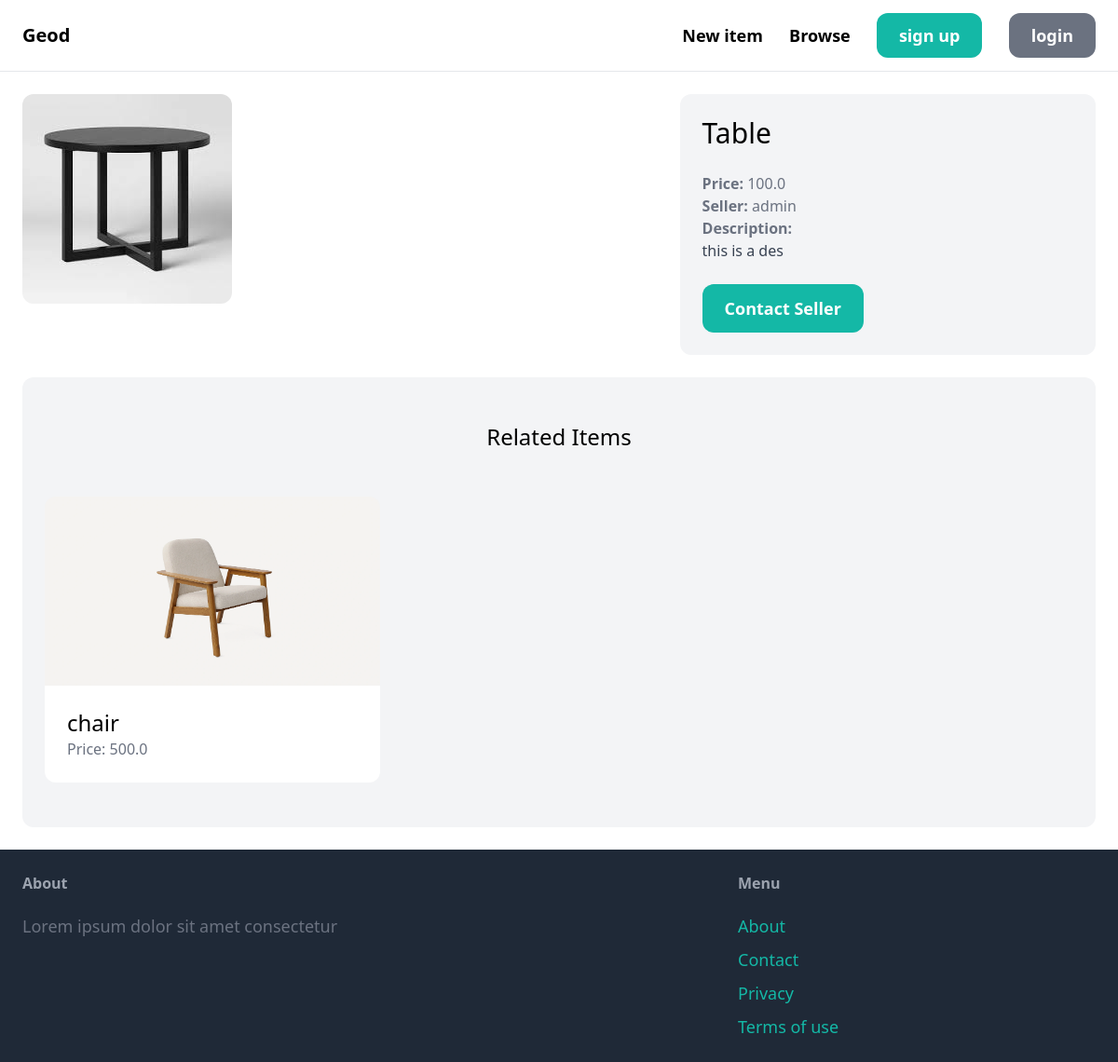
Before: /items/4/ with the older database file.
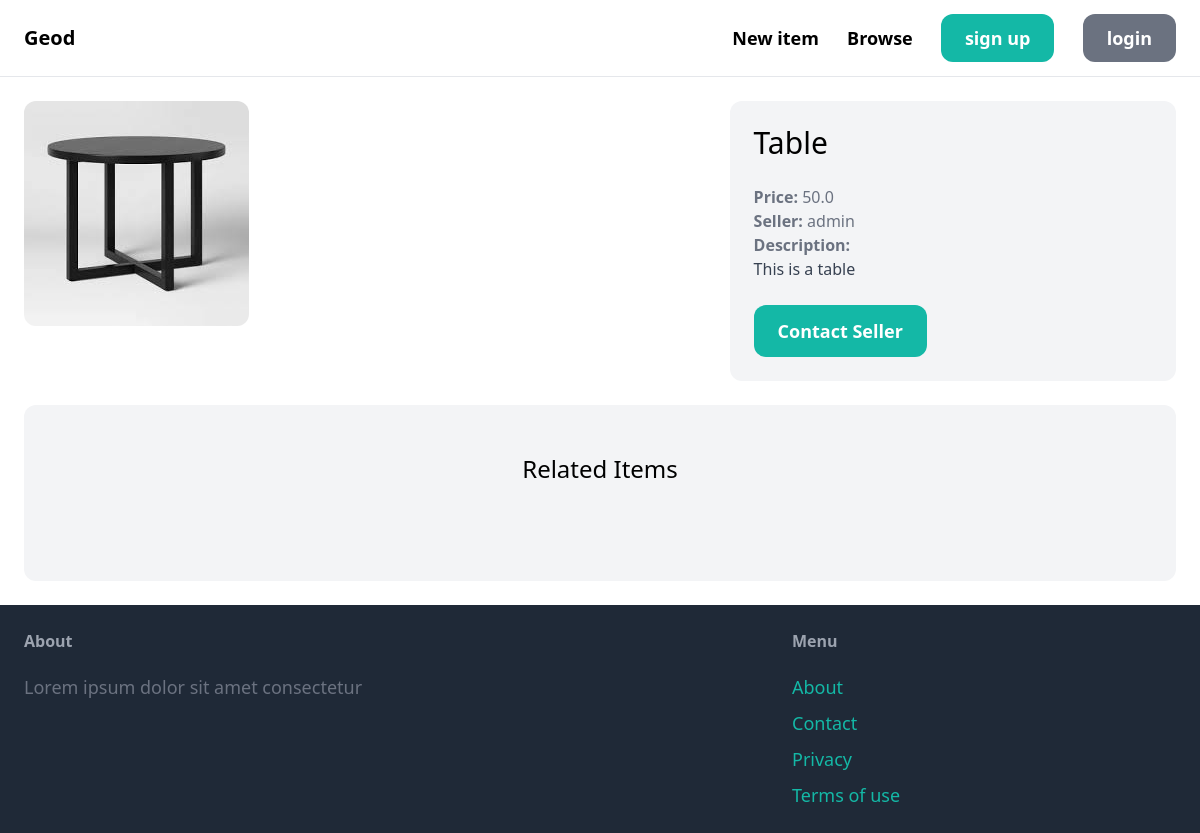
After: the same page with the newer database file.
### item/models.py (models this page shows, shortened)
class Item(models.Model):
    category = models.ForeignKey(
        Category, related_name='items', on_delete=models.CASCADE)
    name = models.CharField(max_length=255)
    description = models.TextField(blank=True, null=True)
    price = models.FloatField()
    image = models.ImageField(upload_to="item_images", blank=True, null=True)
    is_sold = models.BooleanField(default=False)
    created_at = models.DateTimeField(auto_now_add=True)
    created_by = models.ForeignKey(
        User, related_name='items', on_delete=models.CASCADE)
    class Meta:
        ordering = ('name',)
        verbose_name_plural = "Items"

### item/views.py (the view)
# urls.py: path('<int:pk>/', views.detail, name='detail'),
def detail(request, pk):
    item = get_object_or_404(Item, pk=pk)
    related_items = Item.objects.filter(
        category=item.category, is_sold=False).exclude(pk=pk)[0:3]
    return render(request, 'item/details.html',  {
        'item': item,
        'related_items': related_items
    })

### item/templates/item/details.html (shortened to what this page needs)
{% extends 'core/base.html' %}
{% block content %}
<div class="grid grid-cols-5 gap-6">
    <div class="col-span-3">
        <img src="{{ item.image.url }}" class="rounded-xl">
    </div>
    <div class="col-span-2 p-6 bg-gray-100 rounded-xl">
        <h1 class="mb-6 text-3xl"> {{item.name}} </h1>
        <p class="text-gray-500"><strong>Price:</strong> {{item.price}}</p>
        <p class="text-gray-500"><strong>Seller:</strong> {{item.created_by.username}}</p>
        {% if item.description %}
        <p class="text-gray-700">
            <strong class="text-gray-500">Description:</strong><br>
            {{item.description}}
        </p>
        {% endif %}
        {% if request.user == item.created_by %}
            <div class="mt-6 p-6 bg-white rounded-xl">
                <p> This is your Item!</p>
                <a href="{% url 'item:edit' item.id %}" class="inline-block mt-6 px-6 py-3 text-lg font-semibold bg-teal-500 text-white rounded-xl">Edit</a>
                <a href="{% url 'item:delete' item.id %}" class="inline-block mt-6 px-6 py-3 text-lg font-semibold bg-red-500 text-white rounded-xl">Delete</a>
            </div>
        {% else %}
            <a href="#" class="inline-block mt-6 px-6 py-3 text-lg font-semibold bg-teal-500 text-white rounded-xl hover:bg-teal-700">Contact Seller</a>
        {% endif %}
    </div>
</div>
<div class="mt-6 px-6 py-12 bg-gray-100 rounded-xl">
    <h2 class="mb-12 text-2xl text-center">Related Items</h2>
    <div class="grid grid-cols-3 gap-3">
        {% for item in related_items %}
            <div>
                <a href="{% url 'item:detail' item.id %}">
                    <div>
                        <img src="{{ item.image.url }}" class=rounded-t-xl>
                    </div>
                    <div class="p-6 bg-white rounded-b-xl">
                        <h2 class="text-2xl">{{ item.name }}</h2>
                        <p class="text-gray-500">Price: {{ item.price }} </p>
                    </div>
                </a>
            </div>
        {% endfor %}
    </div>
</div>
{% endblock %}

Changed rows visible on the page:
removed Item: image (picture), name "chair", price "500.0"
changed Item "Table": price "100.0" → "50.0"; description "this is a des" → "This is a table"
